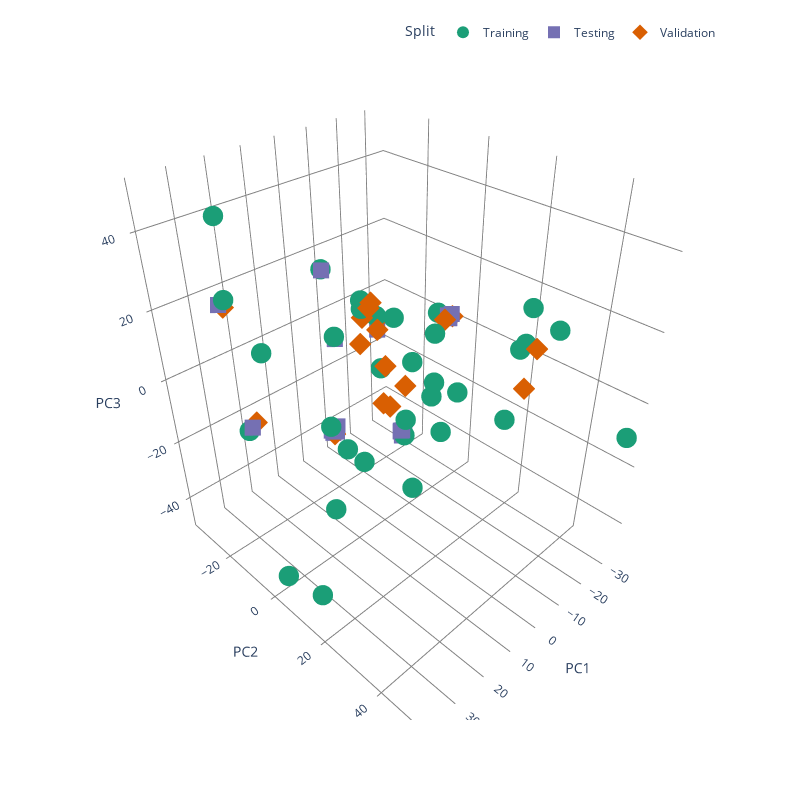

Notebook cell for this chart:
### Code cell
scatter3d(
    data_to_df(data), 
    target_name='potassium_cmolkg',
    idxs=(ks_idxs_train, ks_idxs_val, ks_idxs_test),
    color_by_split=True,
    dot_size=20)

### Figure 1 — Plotly figure (JSON) as saved in the notebook; plotly's stock layout.template omitted (floating-point values rounded to 4 significant figures)
{"data": [{"hovertemplate": "Split=Training<br>PC1=%{x}<br>PC2=%{y}<br>PC3=%{z}<br>MarkerSize=%{marker.size}<extra></extra>", "legendgroup": "Training", "marker": {"color": "#1b9e77", "line": {"width": 0}, "opacity": 1, "size": [60, 60, 60, 60, 60, 60, 60, 60, 60, 60, 60, 60, 60, 60, 60, 60, 60, 60, 60, 60, 60, 60, 60, 60, 60, 60, 60, 60, 60, 60, 60, 60, 60, 60], "sizemode": "area", "sizeref": 0.15, "symbol": "circle"}, "mode": "markers", "name": "Training", "scene": "scene", "showlegend": true, "type": "scatter3d", "x": [39.05, -6.613, 11.78, 2.193, -20.01, 23.16, -13.41, 16.1, 27.37, -16.41, 35.78, 34.49, -26.19, 5.66, -7.764, -3.175, 33.92, -28.45, -34.31, -25.88, -6.164, -20.09, -32.16, 1.647, -7.757, 13.96, 7.367, 32.45, 10.56, -14.76, -9.933, -6.007, -25.88, -5.975], "y": [5.976, 33.86, -7.817, 9.798, 37.26, -18.68, 31.54, -2.16, 11.83, 31.87, -8.153, -12.88, -30.34, -11.83, 9.64, 40.02, -14.65, -25.1, 51.4, -34.37, -14.56, -30.36, -10.86, 9.682, -9.022, 1.302, 17.83, 10.46, 3.646, 12.33, 8.438, 4.39, -6.118, 14.79], "z": [-38.72, 0.5467, 31.11, -12.64, 20.47, 8.653, 15.81, -8.839, -19.94, 25.6, -2.55, 49.28, -5.761, 8.739, -5.651, 25.6, 29.09, -5.151, -10.62, -3.16, 10.96, 1.866, 0.8007, -8.047, -5.762, -15.34, -22.03, -47.65, -20.15, -6.554, -2.972, 3.242, -1.399, -13.34]}, {"hovertemplate": "Split=Testing<br>PC1=%{x}<br>PC2=%{y}<br>PC3=%{z}<br>MarkerSize=%{marker.size}<extra></extra>", "legendgroup": "Testing", "marker": {"color": "#7570b3", "line": {"width": 0}, "opacity": 1, "size": [41.18, 41.18, 41.18, 41.18, 41.18, 41.18, 41.18, 41.18, 41.18, 41.18, 41.18, 41.18, 41.18, 41.18, 41.18, 41.18, 41.18, 41.18], "sizemode": "area", "sizeref": 0.15, "symbol": "square"}, "mode": "markers", "name": "Testing", "scene": "scene", "showlegend": true, "type": "scatter3d", "x": [2.177, 1.23, 2.556, 14.92, 11.94, 2.21, 2.573, -26.66, 15.69, 5.387, 35.26, 35.06, 13.42, 14.94, 34.9, -33.24, -31.9, -33.42], "y": [9.014, 8.803, 9.291, -1.475, -7.42, 8.518, 8.946, -30.39, -2.526, -11.82, -7.535, -15.11, -2.986, -2.863, -8.038, -6.653, -6.335, -8.19], "z": [-11.53, -12.06, -12.82, -10.67, 31.01, -12.11, -11.41, -10.72, -10.51, 7.944, -1.534, 28.13, -10.63, -11.84, -2.0, 1.654, 0.958, 0.5187]}, {"hovertemplate": "Split=Validation<br>PC1=%{x}<br>PC2=%{y}<br>PC3=%{z}<br>MarkerSize=%{marker.size}<extra></extra>", "legendgroup": "Validation", "marker": {"color": "#d95f02", "line": {"width": 0}, "opacity": 1, "size": [40, 40, 40, 40, 40, 40, 40, 40, 40, 40, 40, 40, 40, 40, 40, 40, 40], "sizemode": "area", "sizeref": 0.15, "symbol": "diamond"}, "mode": "markers", "name": "Validation", "scene": "scene", "showlegend": true, "type": "scatter3d", "x": [34.33, -27.69, 1.002, 15.1, -3.24, 32.05, -33.8, -6.987, -5.788, -2.775, -0.8157, -30.8, -18.05, -3.869, -5.209, 4.097, 0.8334], "y": [-14.47, -30.67, 43.57, -1.975, 42.82, -10.53, -6.788, -11.61, -13.8, 5.204, 0.07424, -6.921, -28.58, -5.93, -10.56, 4.395, 3.384], "z": [27.46, -7.217, 18.04, -11.61, 25.55, -3.389, 0.6686, 13.63, 8.766, -2.065, 2.441, 0.7313, -11.26, 9.254, 13.13, -4.387, -7.639]}], "layout": {"height": 800, "legend": {"itemsizing": "constant", "orientation": "h", "title": {"text": "Split"}, "tracegroupgap": 0, "x": 1, "xanchor": "right", "y": 1.02, "yanchor": "bottom"}, "margin": {"t": 60}, "paper_bgcolor": "rgba(0, 0, 0, 0)", "plot_bgcolor": "rgba(0, 0, 0, 0)", "scene": {"domain": {"x": [0, 1], "y": [0, 1]}, "xaxis": {"backgroundcolor": "rgba(0, 0, 0,0)", "gridcolor": "grey", "showbackground": true, "title": {"text": "PC1"}, "zerolinecolor": "grey"}, "yaxis": {"backgroundcolor": "rgba(0, 0, 0,0)", "gridcolor": "grey", "showbackground": true, "title": {"text": "PC2"}, "zerolinecolor": "grey"}, "zaxis": {"backgroundcolor": "rgba(0, 0, 0,0)", "gridcolor": "grey", "showbackground": true, "title": {"text": "PC3"}, "zerolinecolor": "grey"}}, "width": 800}}
